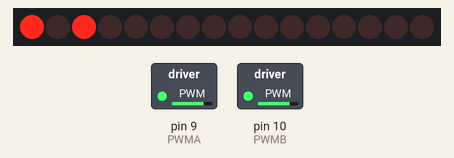
Simulated run of this sketch. Board: Arduino Uno, built with avr-gcc and run on an emulated ATmega328P. Parts: 16 shift-register outputs drawn as a row of LEDs (first output left, lit = HIGH), switched loads named in the sketch (green lamp = pin HIGH). Wiring (inferred from the names in the program): 2 × shift register (74HC595): data pin 16; shift clock pin 15; latch pin 14. Wiring (inferred from the signals the program sends): row of LEDs: on Q0, Q1, Q2, Q3, Q4, Q5, Q6, Q7, Q8, Q9, Q10, Q11, Q12, Q13, Q14, Q15. Dashed ring = blinking. Pins used as bus, display or sensor lines are not drawn.

Above: at 0.05 s.
At 2.0 s:
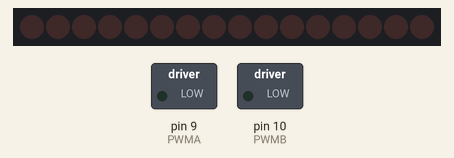
Timing chart, 0 to 4.6 s (numbered marks = the images above):
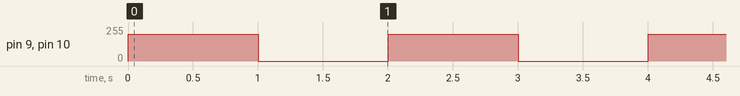

Measured:
- by itself, pin 9 (PWMA), pin 10 (PWMB): alternates 200/255 for 1.0 s and 0/255 for 1.0 s

The sketch:

NAME_BeginnerRobot_Code.ino
```cpp
int A_power = 255; //Motor A tweaking
int B_power = 255; //Motor B tweaking

int PWMA = 9; //  MotorA
int PWMB = 10; // MotorB

void setup() {

  //Shift Register Initialize
  shiftSetup();
}

// the loop routine runs over and over again forever:
void loop() {

  //Debugging! Uncomment Both PrintData(); & delay(50);
  //**********************
  //PrintData();
  //delay(50);
  //**********************
  driveForward(200, 200);
  delay(1000);
  driveStop();
  delay(1000);
 }

void driveForward(int aLeft, int bRight) { //Manual control of the robot.
  aLeft = map(aLeft, 0, 255, 0, A_power);
  bRight = map(bRight, 0, 255, 0, B_power);

  motorDirection(2, 2);
  analogWrite(PWMA, aLeft);
  analogWrite(PWMB, bRight);
}

void driveStop() {
  motorDirection(0, 0);
  digitalWrite(PWMA, LOW);
  digitalWrite(PWMB, LOW);
}
```

Shift_Reg.ino
```cpp
int SER_Pin = 16;   //pin 14 on the 75HC595
int RCLK_Pin = 14;  //pin 12 on the 75HC595
int SRCLK_Pin = 15; //pin 11 on the 75HC595

//Location of Motor Controllers on the shift Register
int AIN1 = 0;
int AIN2 = 1;
int BIN1 = 2;
int BIN2 = 3;

//Store State
int aState, bState;

//How many of the shift registers
#define number_of_74hc595s 2

//do not touch
#define numOfRegisterPins number_of_74hc595s * 8

boolean registers[numOfRegisterPins];

void shiftSetup() {
 pinMode(SER_Pin, OUTPUT);
 pinMode(RCLK_Pin, OUTPUT);
 pinMode(SRCLK_Pin, OUTPUT);

 //reset all register pins
 clearRegisters();
 writeRegisters();
}


//set all register pins to LOW
void clearRegisters() {
 for (int i = numOfRegisterPins - 1; i >=  0; i--) {
   registers[i] = LOW;
 }
}


//Set and display registers
//Only call AFTER all values are set how you would like (slow otherwise)
void writeRegisters() {

 digitalWrite(RCLK_Pin, LOW);

 for (int i = numOfRegisterPins - 1; i >=  0; i--) {
   digitalWrite(SRCLK_Pin, LOW);

   int val = registers[i];

   digitalWrite(SER_Pin, val);
   digitalWrite(SRCLK_Pin, HIGH);

 }
 digitalWrite(RCLK_Pin, HIGH);

}

//set an individual pin HIGH or LOW
void setRegisterPin(int index, int value) {
 registers[index] = value;
}

void motorDirection(int motorAout, int motorBout) {

 int statechange;

 if (aState != motorAout) {
   statechange = 1;

   if (motorAout == 2) {
     setRegisterPin(0, HIGH);
     setRegisterPin(1, LOW);

   } else if (motorAout == 1) {
     setRegisterPin(0, LOW);
     setRegisterPin(1, HIGH);

   } else {
     setRegisterPin(0, LOW);
     setRegisterPin(1, LOW);
   }
 }
 if (bState != motorBout) {
   statechange = 1;
   if (motorBout == 2) {
     setRegisterPin(2, HIGH);
     setRegisterPin(3, LOW);

   } else if (motorBout == 1) {
     setRegisterPin(2, LOW);
     setRegisterPin(3, HIGH);
   } else {
     setRegisterPin(2, LOW);
     setRegisterPin(3, LOW);
   }
 }
 //If states are changed update ouputs! Takes ~8ms
 if (statechange == 1) {
   writeRegisters();
   aState = motorAout;
   bState = motorBout;
 }
}

void motorDirectionBackup(int motorAout, int motorBout) {

 int statechange;

 if (aState != motorAout) {
   statechange = 1;

   if (motorAout == 2) {
     setRegisterPin(0, HIGH);
     setRegisterPin(1, LOW);

   } else if (motorAout == 1) {
     setRegisterPin(0, LOW);
     setRegisterPin(1, HIGH);

   } else {
     setRegisterPin(0, LOW);
     setRegisterPin(1, LOW);
   }
 }
 if (bState != motorBout) {
   statechange = 1;
   if (motorBout == 2) {
     setRegisterPin(2, HIGH);
     setRegisterPin(3, LOW);

   } else if (motorBout == 1) {
     setRegisterPin(2, LOW);
     setRegisterPin(3, HIGH);
   } else {
     setRegisterPin(2, LOW);
     setRegisterPin(3, LOW);
   }
 }
 //If states are changed update ouputs! Takes ~8ms
 if (statechange == 1) {
   writeRegisters();
   aState = motorAout;
   bState = motorBout;
 }
}
```
